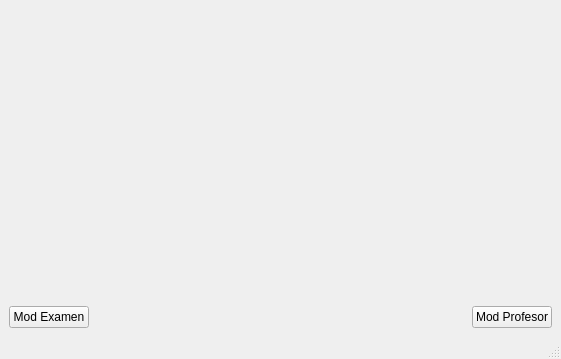
<?xml version="1.0" encoding="UTF-8"?>
<ui version="4.0">
 <class>Exam</class>
 <widget class="QMainWindow" name="Exam">
  <property name="geometry">
   <rect>
    <x>0</x>
    <y>0</y>
    <width>561</width>
    <height>359</height>
   </rect>
  </property>
  <property name="windowTitle">
   <string>Exam</string>
  </property>
  <widget class="QWidget" name="centralwidget">
   <layout class="QVBoxLayout" name="verticalLayout">
    <item>
     <spacer name="verticalSpacer">
      <property name="orientation">
       <enum>Qt::Vertical</enum>
      </property>
      <property name="sizeHint" stdset="0">
       <size>
        <width>20</width>
        <height>267</height>
       </size>
      </property>
     </spacer>
    </item>
    <item>
     <layout class="QHBoxLayout" name="horizontalLayout">
      <item>
       <widget class="QPushButton" name="examBtn">
        <property name="text">
         <string>Mod Examen</string>
        </property>
       </widget>
      </item>
      <item>
       <spacer name="horizontalSpacer">
        <property name="orientation">
         <enum>Qt::Horizontal</enum>
        </property>
        <property name="sizeHint" stdset="0">
         <size>
          <width>40</width>
          <height>20</height>
         </size>
        </property>
       </spacer>
      </item>
      <item>
       <widget class="QPushButton" name="profBtn">
        <property name="text">
         <string>Mod Profesor</string>
        </property>
       </widget>
      </item>
     </layout>
    </item>
   </layout>
  </widget>
  <widget class="QMenuBar" name="menubar">
   <property name="geometry">
    <rect>
     <x>0</x>
     <y>0</y>
     <width>561</width>
     <height>20</height>
    </rect>
   </property>
  </widget>
  <widget class="QStatusBar" name="statusbar"/>
 </widget>
 <resources/>
 <connections/>
</ui>
